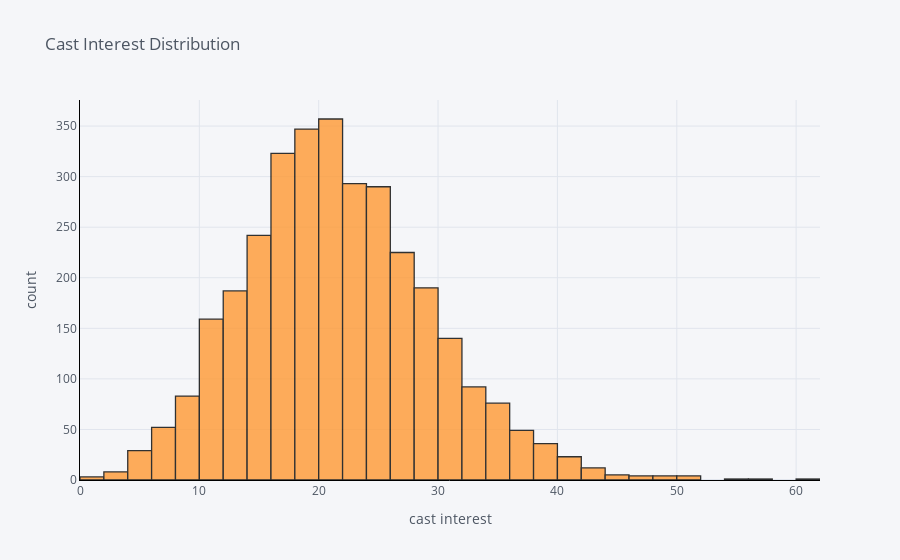

Notebook cell for this chart:
### Markdown cell above
## Cast interest

### Code cell
# Distribution of cast interest
model['average_interest'].iplot(
    kind='hist',
    bins=50,
    xTitle='cast interest',
    linecolor='black',
    yTitle='count',
    title='Cast Interest Distribution')

### Figure 1 — Plotly figure (JSON) as saved in the notebook; plotly's stock layout.template omitted (floating-point values rounded to 4 significant figures; data arrays with more than 128 entries replaced by an {"elided": "..."} marker saying what was removed)
{"data": [{"histfunc": "count", "histnorm": "", "marker": {"color": "rgba(255, 153, 51, 1.0)", "line": {"color": "#000000", "width": 1.3}}, "name": "average_interest", "nbinsx": 50, "opacity": 0.8, "orientation": "v", "type": "histogram", "x": {"elided": "3236 float values"}}], "layout": {"barmode": "overlay", "legend": {"bgcolor": "#F5F6F9", "font": {"color": "#4D5663"}}, "paper_bgcolor": "#F5F6F9", "plot_bgcolor": "#F5F6F9", "title": {"font": {"color": "#4D5663"}, "text": "Cast Interest Distribution"}, "xaxis": {"gridcolor": "#E1E5ED", "linecolor": "black", "showgrid": true, "tickfont": {"color": "#4D5663"}, "title": {"font": {"color": "#4D5663"}, "text": "cast interest"}, "zerolinecolor": "#E1E5ED"}, "yaxis": {"gridcolor": "#E1E5ED", "linecolor": "black", "showgrid": true, "tickfont": {"color": "#4D5663"}, "title": {"font": {"color": "#4D5663"}, "text": "count"}, "zerolinecolor": "#E1E5ED"}}}
